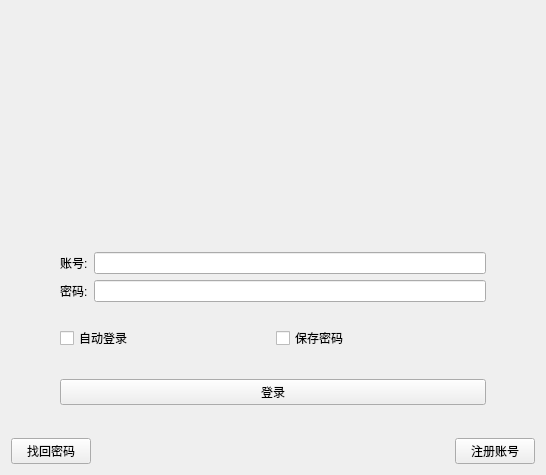
<?xml version="1.0" encoding="UTF-8"?>
<ui version="4.0">
 <class>Enter</class>
 <widget class="QWidget" name="Enter">
  <property name="geometry">
   <rect>
    <x>0</x>
    <y>0</y>
    <width>546</width>
    <height>475</height>
   </rect>
  </property>
  <property name="windowTitle">
   <string>Enter</string>
  </property>
  <property name="autoFillBackground">
   <bool>true</bool>
  </property>
  <layout class="QGridLayout" name="gridLayout_3">
   <item row="0" column="0">
    <widget class="QWidget" name="widget_2" native="true">
     <layout class="QHBoxLayout" name="horizontalLayout_3">
      <item>
       <spacer name="horizontalSpacer_4">
        <property name="orientation">
         <enum>Qt::Horizontal</enum>
        </property>
        <property name="sizeType">
         <enum>QSizePolicy::Fixed</enum>
        </property>
        <property name="sizeHint" stdset="0">
         <size>
          <width>150</width>
          <height>20</height>
         </size>
        </property>
       </spacer>
      </item>
      <item>
       <spacer name="horizontalSpacer_5">
        <property name="orientation">
         <enum>Qt::Horizontal</enum>
        </property>
        <property name="sizeType">
         <enum>QSizePolicy::Fixed</enum>
        </property>
        <property name="sizeHint" stdset="0">
         <size>
          <width>150</width>
          <height>20</height>
         </size>
        </property>
       </spacer>
      </item>
     </layout>
    </widget>
   </item>
   <item row="1" column="0">
    <widget class="QWidget" name="widget" native="true">
     <layout class="QHBoxLayout" name="horizontalLayout_2">
      <item>
       <spacer name="horizontalSpacer_2">
        <property name="orientation">
         <enum>Qt::Horizontal</enum>
        </property>
        <property name="sizeType">
         <enum>QSizePolicy::Fixed</enum>
        </property>
        <property name="sizeHint" stdset="0">
         <size>
          <width>40</width>
          <height>20</height>
         </size>
        </property>
       </spacer>
      </item>
      <item>
       <layout class="QGridLayout" name="gridLayout_2">
        <item row="1" column="1">
         <widget class="QCheckBox" name="checkBox_Savepassword">
          <property name="text">
           <string>保存密码</string>
          </property>
         </widget>
        </item>
        <item row="3" column="0" colspan="2">
         <widget class="QPushButton" name="btn_resiger">
          <property name="text">
           <string>登录</string>
          </property>
         </widget>
        </item>
        <item row="0" column="0" colspan="2">
         <layout class="QGridLayout" name="gridLayout">
          <item row="1" column="1">
           <widget class="QLineEdit" name="lineEdit_password"/>
          </item>
          <item row="0" column="1">
           <widget class="QLineEdit" name="lineEdit_account"/>
          </item>
          <item row="1" column="0">
           <widget class="QLabel" name="label_password">
            <property name="text">
             <string>密码:</string>
            </property>
           </widget>
          </item>
          <item row="0" column="0">
           <widget class="QLabel" name="label_account">
            <property name="text">
             <string>账号:</string>
            </property>
           </widget>
          </item>
         </layout>
        </item>
        <item row="2" column="0">
         <spacer name="verticalSpacer">
          <property name="orientation">
           <enum>Qt::Vertical</enum>
          </property>
          <property name="sizeType">
           <enum>QSizePolicy::Fixed</enum>
          </property>
          <property name="sizeHint" stdset="0">
           <size>
            <width>20</width>
            <height>5</height>
           </size>
          </property>
         </spacer>
        </item>
        <item row="2" column="1">
         <spacer name="verticalSpacer_2">
          <property name="orientation">
           <enum>Qt::Vertical</enum>
          </property>
          <property name="sizeType">
           <enum>QSizePolicy::Fixed</enum>
          </property>
          <property name="sizeHint" stdset="0">
           <size>
            <width>20</width>
            <height>5</height>
           </size>
          </property>
         </spacer>
        </item>
        <item row="1" column="0">
         <widget class="QCheckBox" name="checkBox_AIresiger">
          <property name="text">
           <string>自动登录</string>
          </property>
         </widget>
        </item>
       </layout>
      </item>
      <item>
       <spacer name="horizontalSpacer_3">
        <property name="orientation">
         <enum>Qt::Horizontal</enum>
        </property>
        <property name="sizeType">
         <enum>QSizePolicy::Fixed</enum>
        </property>
        <property name="sizeHint" stdset="0">
         <size>
          <width>40</width>
          <height>20</height>
         </size>
        </property>
       </spacer>
      </item>
     </layout>
    </widget>
   </item>
   <item row="2" column="0">
    <layout class="QHBoxLayout" name="horizontalLayout">
     <item>
      <widget class="QPushButton" name="btn_findPassword">
       <property name="text">
        <string>找回密码</string>
       </property>
      </widget>
     </item>
     <item>
      <spacer name="horizontalSpacer">
       <property name="orientation">
        <enum>Qt::Horizontal</enum>
       </property>
       <property name="sizeHint" stdset="0">
        <size>
         <width>40</width>
         <height>20</height>
        </size>
       </property>
      </spacer>
     </item>
     <item>
      <widget class="QPushButton" name="btn_newAccount">
       <property name="text">
        <string>注册账号</string>
       </property>
      </widget>
     </item>
    </layout>
   </item>
  </layout>
 </widget>
 <resources/>
 <connections/>
</ui>
